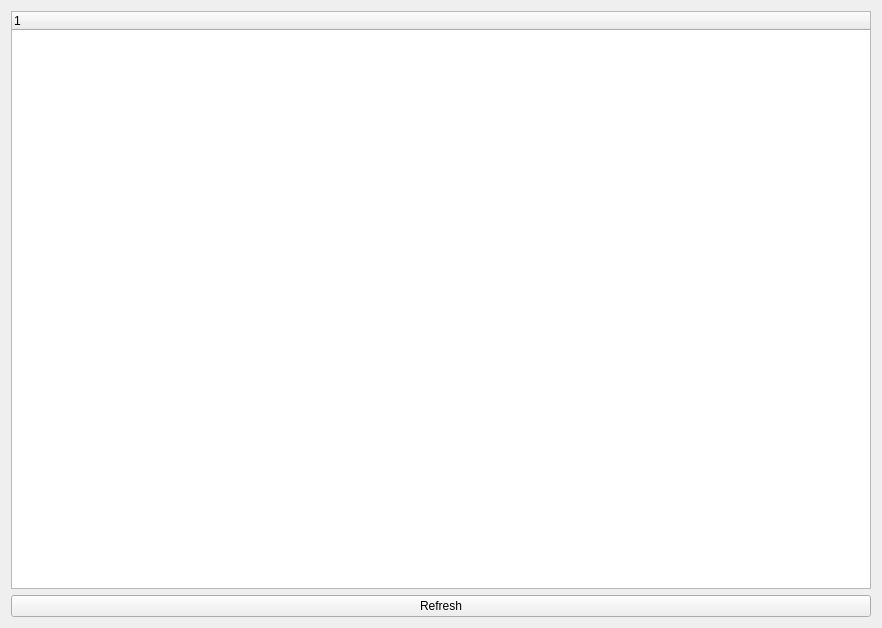
<?xml version="1.0" encoding="UTF-8"?>
<ui version="4.0">
 <class>wdObjectLocator</class>
 <widget class="QWidget" name="wdObjectLocator">
  <property name="geometry">
   <rect>
    <x>0</x>
    <y>0</y>
    <width>882</width>
    <height>628</height>
   </rect>
  </property>
  <property name="sizePolicy">
   <sizepolicy hsizetype="Expanding" vsizetype="Expanding">
    <horstretch>100</horstretch>
    <verstretch>100</verstretch>
   </sizepolicy>
  </property>
  <property name="maximumSize">
   <size>
    <width>16777215</width>
    <height>16777215</height>
   </size>
  </property>
  <property name="windowTitle">
   <string>wdObjectView</string>
  </property>
  <layout class="QVBoxLayout" name="verticalLayout" stretch="0,0">
   <property name="sizeConstraint">
    <enum>QLayout::SizeConstraint::SetMaximumSize</enum>
   </property>
   <item>
    <layout class="QHBoxLayout" name="horizontalLayout_Widgets">
     <property name="sizeConstraint">
      <enum>QLayout::SizeConstraint::SetMaximumSize</enum>
     </property>
     <item>
      <widget class="QTreeWidget" name="tvwLocationView">
       <column>
        <property name="text">
         <string notr="true">1</string>
        </property>
       </column>
      </widget>
     </item>
    </layout>
   </item>
   <item>
    <layout class="QHBoxLayout" name="horizontalLayout_3">
     <property name="sizeConstraint">
      <enum>QLayout::SizeConstraint::SetMaximumSize</enum>
     </property>
     <item>
      <widget class="QPushButton" name="btnRefresh">
       <property name="text">
        <string>Refresh</string>
       </property>
      </widget>
     </item>
    </layout>
   </item>
  </layout>
 </widget>
 <resources/>
 <connections/>
</ui>
